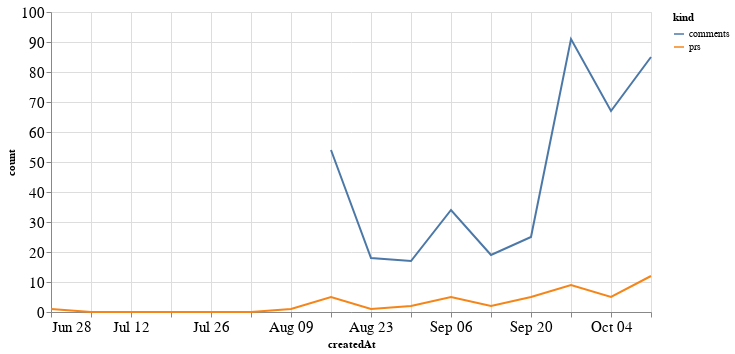

The notebook cell this image was saved under:
### Code cell
alt.Chart(total_time, width=600).mark_line().encode(
    x='createdAt',
    y='count',
    color='kind'
)

### Figure 1 — Vega-Lite specification as saved in the notebook (floating-point values rounded to 4 significant figures)
{"config": {"axisLeft": {"labelFontSize": 15}, "axisBottom": {"labelFontSize": 15}}, "data": {"name": "data-2e387a8fdd9c5c4f38c7d671f3e3d4dd"}, "mark": "line", "encoding": {"color": {"type": "nominal", "field": "kind"}, "x": {"type": "temporal", "field": "createdAt"}, "y": {"type": "quantitative", "field": "count"}}, "width": 600, "$schema": "https://vega.github.io/schema/vega-lite/v4.8.1.json", "datasets": {"data-2e387a8fdd9c5c4f38c7d671f3e3d4dd": [{"createdAt": "2020-06-28T00:00:00", "kind": "prs", "count": 1.0}, {"createdAt": "2020-07-05T00:00:00", "kind": "prs", "count": 0.0}, {"createdAt": "2020-07-12T00:00:00", "kind": "prs", "count": 0.0}, {"createdAt": "2020-07-19T00:00:00", "kind": "prs", "count": 0.0}, {"createdAt": "2020-07-26T00:00:00", "kind": "prs", "count": 0.0}, {"createdAt": "2020-08-02T00:00:00", "kind": "prs", "count": 0.0}, {"createdAt": "2020-08-09T00:00:00", "kind": "prs", "count": 1.0}, {"createdAt": "2020-08-16T00:00:00", "kind": "prs", "count": 5.0}, {"createdAt": "2020-08-23T00:00:00", "kind": "prs", "count": 1.0}, {"createdAt": "2020-08-30T00:00:00", "kind": "prs", "count": 2.0}, {"createdAt": "2020-09-06T00:00:00", "kind": "prs", "count": 5.0}, {"createdAt": "2020-09-13T00:00:00", "kind": "prs", "count": 2.0}, {"createdAt": "2020-09-20T00:00:00", "kind": "prs", "count": 5.0}, {"createdAt": "2020-09-27T00:00:00", "kind": "prs", "count": 9.0}, {"createdAt": "2020-10-04T00:00:00", "kind": "prs", "count": 5.0}, {"createdAt": "2020-10-11T00:00:00", "kind": "prs", "count": 12.0}, {"createdAt": "2020-06-28T00:00:00", "kind": "comments", "count": null}, {"createdAt": "2020-07-05T00:00:00", "kind": "comments", "count": null}, {"createdAt": "2020-07-12T00:00:00", "kind": "comments", "count": null}, {"createdAt": "2020-07-19T00:00:00", "kind": "comments", "count": null}, {"createdAt": "2020-07-26T00:00:00", "kind": "comments", "count": null}, {"createdAt": "2020-08-02T00:00:00", "kind": "comments", "count": null}, {"createdAt": "2020-08-09T00:00:00", "kind": "comments", "count": null}, {"createdAt": "2020-08-16T00:00:00", "kind": "comments", "count": 54.0}, {"createdAt": "2020-08-23T00:00:00", "kind": "comments", "count": 18.0}, {"createdAt": "2020-08-30T00:00:00", "kind": "comments", "count": 17.0}, {"createdAt": "2020-09-06T00:00:00", "kind": "comments", "count": 34.0}, {"createdAt": "2020-09-13T00:00:00", "kind": "comments", "count": 19.0}, {"createdAt": "2020-09-20T00:00:00", "kind": "comments", "count": 25.0}, {"createdAt": "2020-09-27T00:00:00", "kind": "comments", "count": 91.0}, {"createdAt": "2020-10-04T00:00:00", "kind": "comments", "count": 67.0}, {"createdAt": "2020-10-11T00:00:00", "kind": "comments", "count": 85.0}]}}
